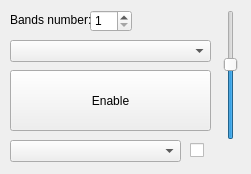
<?xml version="1.0" encoding="UTF-8"?>
<ui version="4.0">
 <class>LightAndChill</class>
 <widget class="QWidget" name="LightAndChill">
  <property name="geometry">
   <rect>
    <x>0</x>
    <y>0</y>
    <width>251</width>
    <height>174</height>
   </rect>
  </property>
  <property name="windowTitle">
   <string>LightAndChill</string>
  </property>
  <widget class="QComboBox" name="devicesList">
   <property name="geometry">
    <rect>
     <x>10</x>
     <y>40</y>
     <width>201</width>
     <height>22</height>
    </rect>
   </property>
  </widget>
  <widget class="QPushButton" name="enableBtn">
   <property name="geometry">
    <rect>
     <x>10</x>
     <y>70</y>
     <width>201</width>
     <height>61</height>
    </rect>
   </property>
   <property name="text">
    <string>Enable</string>
   </property>
  </widget>
  <widget class="QSpinBox" name="bandsSpin">
   <property name="geometry">
    <rect>
     <x>90</x>
     <y>10</y>
     <width>42</width>
     <height>22</height>
    </rect>
   </property>
   <property name="minimum">
    <number>1</number>
   </property>
   <property name="maximum">
    <number>100</number>
   </property>
  </widget>
  <widget class="QLabel" name="label">
   <property name="geometry">
    <rect>
     <x>10</x>
     <y>10</y>
     <width>81</width>
     <height>20</height>
    </rect>
   </property>
   <property name="text">
    <string>Bands number:</string>
   </property>
  </widget>
  <widget class="QSlider" name="limitSlider">
   <property name="geometry">
    <rect>
     <x>220</x>
     <y>10</y>
     <width>22</width>
     <height>130</height>
    </rect>
   </property>
   <property name="maximum">
    <number>255</number>
   </property>
   <property name="value">
    <number>150</number>
   </property>
   <property name="orientation">
    <enum>Qt::Vertical</enum>
   </property>
  </widget>
  <widget class="QComboBox" name="serialList">
   <property name="geometry">
    <rect>
     <x>10</x>
     <y>140</y>
     <width>171</width>
     <height>22</height>
    </rect>
   </property>
  </widget>
  <widget class="QCheckBox" name="serialEnabled">
   <property name="geometry">
    <rect>
     <x>190</x>
     <y>140</y>
     <width>20</width>
     <height>20</height>
    </rect>
   </property>
   <property name="text">
    <string/>
   </property>
  </widget>
 </widget>
 <layoutdefault spacing="6" margin="11"/>
 <resources/>
 <connections/>
</ui>
